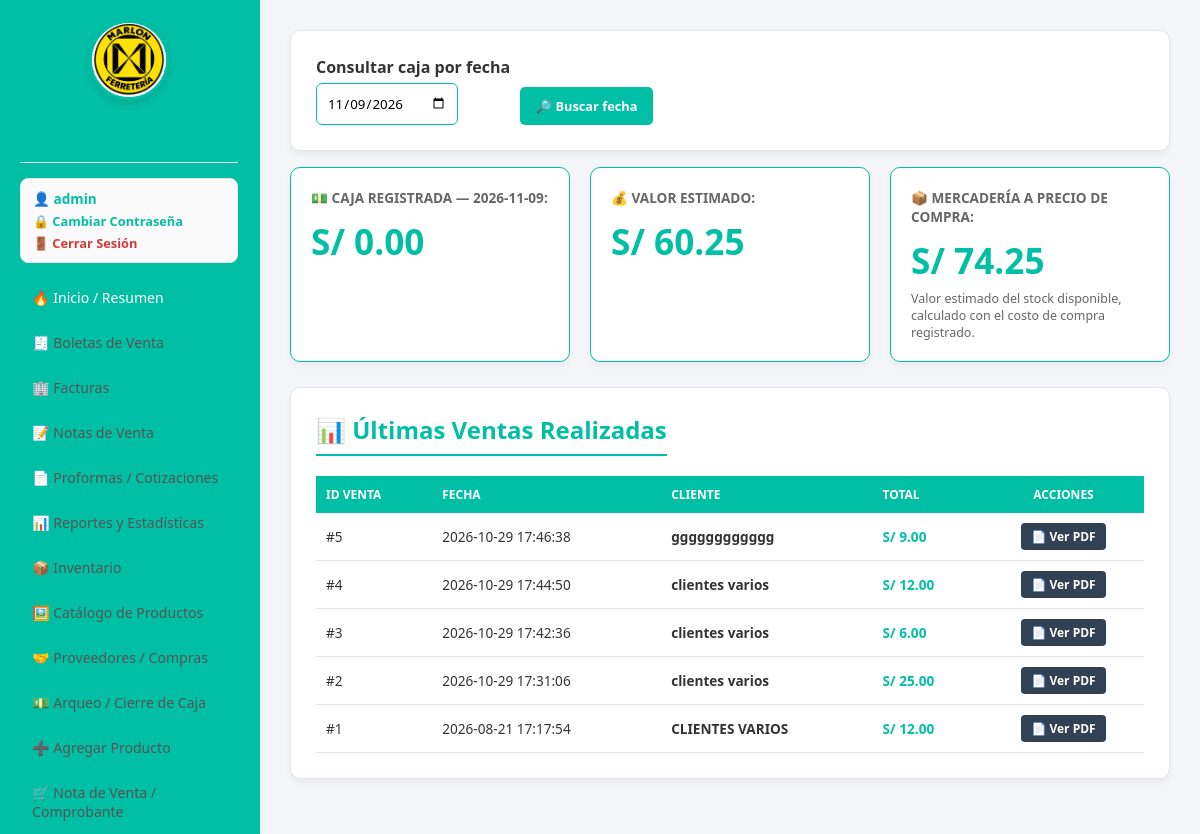
The page / (signed in) on the database its author committed.
### tables this page shows
CREATE TABLE ventas (
                    id INTEGER PRIMARY KEY AUTOINCREMENT,
                    fecha TIMESTAMP DEFAULT CURRENT_TIMESTAMP,
                    cliente TEXT NOT NULL,
                    documento TEXT,
                    tipo_comprobante TEXT DEFAULT 'NOTA',
                    total REAL NOT NULL,
                    enviado_sunat INTEGER DEFAULT 0
                , serie TEXT, correlativo INTEGER, comprobante_numero TEXT, metodo_pago TEXT DEFAULT 'Sin registrar');

### app.py (the view)
@app.route("/")
@login_required
def index():
  fecha_desde = (request.args.get("desde") or "").strip()
  fecha_hasta = (request.args.get("hasta") or "").strip()
  fecha_inicio = (request.args.get("fecha_inicio") or datetime.now().strftime("%Y-%m-%d")).strip()
  try:
    datetime.strptime(fecha_inicio, "%Y-%m-%d")
  except ValueError:
    fecha_inicio = datetime.now().strftime("%Y-%m-%d")
  for valor in (fecha_desde, fecha_hasta):
    if valor:
      try:
        datetime.strptime(valor, "%Y-%m-%d")
      except ValueError:
        if valor == fecha_desde:
          fecha_desde = ""
        if valor == fecha_hasta:
          fecha_hasta = ""
  with get_db_connection() as conn:
    cursor = conn.cursor()
    cursor.execute(
        "SELECT id, nombre, proveedor, precio_compra, precio_venta, stock, imagen FROM productos ORDER BY id DESC"
    )
    productos = cursor.fetchall()
    ganancia_estimada = sum([
        (p["precio_venta"] - p["precio_compra"]) * p["stock"] for p in productos
    ])
    hoy_str = fecha_inicio
    cursor.execute(
        """
        SELECT SUM(
            CASE
                WHEN v.total > 0 THEN v.total
                ELSE COALESCE((SELECT SUM(COALESCE(dv.subtotal, dv.cantidad * COALESCE(p.precio_venta, p.precio, 0)))
                               FROM detalle_ventas dv
                               LEFT JOIN productos p ON dv.producto_id = p.id
                               WHERE dv.venta_id = v.id), 0.0)
            END
        )
        FROM ventas v
        WHERE DATE(v.fecha) = DATE(?)
          AND UPPER(COALESCE(v.tipo_comprobante, '')) NOT IN ('PROFORMA', 'COTIZACION', 'COTIZACIÓN')
        """,
        (hoy_str,)
    )
    caja_hoy = cursor.fetchone()[0] or 0.0
    cursor.execute("SELECT SUM(stock * precio_compra) FROM productos")
    res_val_inv = cursor.fetchone()[0]
    valor_inventario = res_val_inv if res_val_inv else 0.0
    cursor.execute("SELECT COUNT(*) FROM productos WHERE stock <= 5")
    stock_bajo_count = cursor.fetchone()[0] or 0
    mes_actual = datetime.now().strftime("%Y-%m")
    cursor.execute(
        """
        SELECT SUM(
            CASE
                WHEN v.total > 0 THEN v.total
                ELSE COALESCE((SELECT SUM(COALESCE(dv.subtotal, dv.cantidad * COALESCE(p.precio_venta, p.precio, 0)))
                               FROM detalle_ventas dv
                               LEFT JOIN productos p ON dv.producto_id = p.id
                               WHERE dv.venta_id = v.id), 0.0)
            END
        )
        FROM ventas v
        WHERE v.fecha LIKE ?
        """,
        (f"{mes_actual}%",)
    )
    res_ventas_mes = cursor.fetchone()[0]
    ventas_mes_total = float(res_ventas_mes or 0.0)
    cursor.execute("""
        SELECT COALESCE(SUM(dv.cantidad * (dv.precio_unitario -
            CASE WHEN COALESCE(dv.precio_compra_unitario, 0) > 0
                 THEN dv.precio_compra_unitario ELSE COALESCE(p.precio_compra, 0) END)), 0)
        FROM detalle_ventas dv
        JOIN ventas v ON v.id = dv.venta_id
        LEFT JOIN productos p ON p.id = dv.producto_id
        WHERE v.fecha LIKE ?
    """, (f"{mes_actual}%",))
    ganancia_mes = float(cursor.fetchone()[0] or 0.0)
    cursor.execute(
        """
        SELECT v.id, v.fecha, v.cliente,
            CASE WHEN v.total > 0 THEN v.total ELSE 0.0 END AS total,
            v.tipo_comprobante, v.comprobante_numero
        FROM ventas v ORDER BY v.fecha DESC LIMIT 10
        """
    )
    ventas = cursor.fetchall()
    sql_boletas = "SELECT id, fecha, cliente, total, comprobante_numero FROM ventas WHERE UPPER(tipo_comprobante) = 'BOLETA'"
    params_boletas = []
    if fecha_desde:
      sql_boletas += " AND DATE(fecha) >= DATE(?)"
      params_boletas.append(fecha_desde)
    if fecha_hasta:
      sql_boletas += " AND DATE(fecha) <= DATE(?)"
      params_boletas.append(fecha_hasta)
    sql_boletas += " ORDER BY fecha DESC"
    cursor.execute(sql_boletas, params_boletas)
    boletas = cursor.fetchall()
    cursor.execute("SELECT id, fecha, cliente, total, comprobante_numero FROM ventas WHERE UPPER(tipo_comprobante) = 'FACTURA' ORDER BY fecha DESC")
    facturas = cursor.fetchall()
    cursor.execute("SELECT id, fecha, cliente, total, comprobante_numero FROM ventas WHERE UPPER(tipo_comprobante) IN ('NOTA', 'NOTA DE VENTA') ORDER BY fecha DESC")
    notas_venta = cursor.fetchall()
    cursor.execute("SELECT id, fecha, cliente, total FROM proformas ORDER BY id DESC")
    proformas = cursor.fetchall()
    cursor.execute("SELECT id, fecha, nro_documento, proveedor, imagen_general, total, tipo_comprobante, ruc, metodo_pago FROM compras_proveedores ORDER BY id DESC")
    compras_proveedores = cursor.fetchall()
    cursor.execute("SELECT COALESCE(SUM(total), 0) FROM compras_proveedores")
    total_compras_registradas = float(cursor.fetchone()[0] or 0)
    if not fecha_desde and not fecha_hasta:
      fecha_desde = datetime.now().strftime("%Y-%m-01")
      fecha_hasta = datetime.now().strftime("%Y-%m-%d")
    sql_reporte = "SELECT COALESCE(SUM(CASE WHEN total > 0 THEN total ELSE 0 END), 0) FROM ventas WHERE 1=1"
    params_reporte = []
    if fecha_desde:
      sql_reporte += " AND DATE(fecha) >= DATE(?)"
      params_reporte.append(fecha_desde)
    if fecha_hasta:
      sql_reporte += " AND DATE(fecha) <= DATE(?)"
      params_reporte.append(fecha_hasta)
    cursor.execute(sql_reporte, params_reporte)
    ventas_periodo = float(cursor.fetchone()[0] or 0)
    sql_ganancia = """
        SELECT COALESCE(SUM(dv.cantidad * (dv.precio_unitario -
            CASE WHEN COALESCE(dv.precio_compra_unitario, 0) > 0
                 THEN dv.precio_compra_unitario ELSE COALESCE(p.precio_compra, 0) END)), 0)
        FROM detalle_ventas dv
        JOIN ventas v ON v.id = dv.venta_id
        LEFT JOIN productos p ON p.id = dv.producto_id
        WHERE 1=1
    """
    params_ganancia = []
    if fecha_desde:
      sql_ganancia += " AND DATE(v.fecha) >= DATE(?)"
      params_ganancia.append(fecha_desde)
    if fecha_hasta:
      sql_ganancia += " AND DATE(v.fecha) <= DATE(?)"
      params_ganancia.append(fecha_hasta)
    cursor.execute(sql_ganancia, params_ganancia)
    ganancia_periodo = float(cursor.fetchone()[0] or 0.0)
    costo_periodo = ventas_periodo - ganancia_periodo
    porcentaje_sobre_ventas = (ganancia_periodo / ventas_periodo * 100) if ventas_periodo else 0.0
    porcentaje_sobre_costo = (ganancia_periodo / costo_periodo * 100) if costo_periodo > 0 else 0.0
    anio_grafico = request.args.get("anio", str(datetime.now().year))
    try:
      anio_grafico = int(anio_grafico)
      if anio_grafico < 2000 or anio_grafico > 2100: raise ValueError
    except (TypeError, ValueError):
      anio_grafico = datetime.now().year
    nombres_meses = ["Enero", "Febrero", "Marzo", "Abril", "Mayo", "Junio", "Julio", "Agosto", "Septiembre", "Octubre", "Noviembre", "Diciembre"]
    cursor.execute("""
        SELECT CAST(strftime('%m', fecha) AS INTEGER) AS mes,
               SUM(CASE WHEN total > 0 THEN total ELSE 0 END) AS total_mes
        FROM ventas WHERE strftime('%Y', fecha) = ? GROUP BY strftime('%m', fecha)
    """, (str(anio_grafico),))
    ventas_por_mes = {int(row["mes"]): float(row["total_mes"] or 0) for row in cursor.fetchall()}
    ventas_mensuales = [{"mes": nombre, "ventas": ventas_por_mes.get(i, 0.0)} for i, nombre in enumerate(nombres_meses, 1)]
    max_ventas_mensuales = max([fila["ventas"] for fila in ventas_mensuales] or [0]) or 1
  return render_template(
      "index.html",
      productos=productos,
      ventas=ventas,
      boletas=boletas,
      facturas=facturas,
      notas_venta=notas_venta,
      proformas=proformas,
       compras_proveedores=compras_proveedores,
       total_compras_registradas=total_compras_registradas,
       ganancia_estimada=ganancia_estimada,
      caja_hoy=caja_hoy,
      fecha_inicio=fecha_inicio,
      valor_inventario=valor_inventario,
      stock_bajo_count=stock_bajo_count,
      ganancia_mes=ganancia_mes,
      fecha_desde=fecha_desde,
      fecha_hasta=fecha_hasta,
      ventas_periodo=ventas_periodo,
      ganancia_periodo=ganancia_periodo,
      costo_periodo=costo_periodo,
      porcentaje_sobre_ventas=porcentaje_sobre_ventas,
      porcentaje_sobre_costo=porcentaje_sobre_costo,
      anio_grafico=anio_grafico,
      ventas_mensuales=ventas_mensuales,
      max_ventas_mensuales=max_ventas_mensuales,
  )

### templates/index.html (shortened to what this page needs)
<!DOCTYPE html>
<html lang="es">
<head>
</head>
<body>
    <div class="sidebar" id="sidebarMenu">
        <div class="logo-container">
            <div class="logo-img-wrapper">
                <img src="/static/logo.jpg" alt="Logo" class="logo-img" onerror="this.onerror=null; this.src='https://via.placeholder.com/80';">
            </div>
            <div class="logo-text">Ferretería<br>Marlon</div>
        </div>
        <div class="user-info-box">
            <div style="color: #555; margin-bottom: 4px;">👤 <span style="color: #00BFA5; font-weight: bold;">{{ session.get('username', 'Invitado') }}</span></div>
            <a href="{{ url_for('cambiar_password') }}" style="color: #00BFA5; text-decoration: none; font-size: 0.8rem; font-weight: bold; display: block; margin-bottom: 3px;">🔒 Cambiar Contraseña</a>
            <a href="/logout" style="color: #d93838; text-decoration: none; font-size: 0.8rem; font-weight: bold; display: inline-block;">🚪 Cerrar Sesión</a>
        </div>
        <ul class="menu-nav">
            <li><a id="btnTabInicio" class="menu-item active" onclick="cambiarSeccion('inicio')">🔥 Inicio / Resumen</a></li>
            <li><a id="btnTabBoletas" class="menu-item" onclick="cambiarSeccion('boletas')">🧾 Boletas de Venta</a></li>
            <li><a id="btnTabFacturas" class="menu-item" onclick="cambiarSeccion('facturas')">🏢 Facturas</a></li>
            <li><a id="btnTabNotasVenta" class="menu-item" onclick="cambiarSeccion('notasVenta')">📝 Notas de Venta</a></li>
            <li><a id="btnTabProformas" class="menu-item" onclick="cambiarSeccion('proformas')">📄 Proformas / Cotizaciones</a></li>
            <li><a id="btnTabReportes" class="menu-item" onclick="cambiarSeccion('reportes')">📊 Reportes y Estadísticas</a></li>
            <li><a id="btnTabInventario" class="menu-item" onclick="cambiarSeccion('inventario')">📦 Inventario</a></li>
            <li><a id="btnTabCatalogo" class="menu-item" onclick="cambiarSeccion('catalogo')">🖼️ Catálogo de Productos</a></li>
            <li><a id="btnTabProveedores" class="menu-item" onclick="cambiarSeccion('proveedores')">🤝 Proveedores / Compras</a></li>
            <li><a id="btnTabArqueo" class="menu-item" onclick="cambiarSeccion('arqueo')">💵 Arqueo / Cierre de Caja</a></li>
            <li><a class="menu-item" onclick="abrirModalProducto()">➕ Agregar Producto</a></li>
            <li><a class="menu-item" onclick="abrirModalVenta()">🛒 Nota de Venta / Comprobante</a></li>
        </ul>
    </div>
    <div class="main-content">
        <div id="seccionInicio" class="tab-content active">
            <div class="section-box" style="display:flex;gap:12px;align-items:end;flex-wrap:wrap;margin-bottom:16px;">
                <form method="GET" action="/" style="display:flex;gap:10px;align-items:end;flex-wrap:wrap;">
                    <div><label for="fecha_inicio" style="display:block;font-weight:600;margin-bottom:5px;">Consultar caja por fecha</label><input type="date" id="fecha_inicio" name="fecha_inicio" value="{{ fecha_inicio }}" style="padding:10px;border:1px solid #00BFA5;border-radius:6px;"></div>
                    <button type="submit" class="btn-action" style="background:#00BFA5;color:white;padding:10px 16px;">🔎 Buscar fecha</button>
                </form>
            </div>
            <div class="cards-grid">
                <div class="card">
                    <div class="card-title">💵 CAJA REGISTRADA — {{ fecha_inicio }}:</div>
                    <div class="card-value">S/ {{ "%.2f"|format(caja_hoy) }}</div>
                </div>
                <div class="card">
                    <div class="card-title">💰 VALOR ESTIMADO:</div>
                    <div class="card-value">S/ {{ "%.2f"|format(ganancia_estimada) }}</div>
                </div>
                <div class="card">
                    <div class="card-title">📦 MERCADERÍA A PRECIO DE COMPRA:</div>
                    <div class="card-value">S/ {{ "%.2f"|format(valor_inventario) }}</div>
                    <div style="font-size:0.78rem;color:#666;margin-top:6px;">Valor estimado del stock disponible, calculado con el costo de compra registrado.</div>
                </div>
            </div>
            <div class="section-box">
                <div class="section-title">📊 Últimas Ventas Realizadas</div>
                <div class="table-container">
                    <table>
                        <thead>
                            <tr>
                                <th>ID VENTA</th><th>FECHA</th><th>CLIENTE</th><th>TOTAL</th><th style="text-align: center;">ACCIONES</th>
                            </tr>
                        </thead>
                        <tbody>
                            {% for v in ventas %}
                            <tr>
                                <td>#{{ v[0] }}</td>
                                <td>{{ v[1] }}</td>
                                <td><b>{{ v[2].split('(Doc:')[0].strip() if '(' in v[2] else v[2] }}</b></td>
                                <td style="color: #00BFA5; font-weight: bold;">S/ {{ "%.2f"|format(v[3]) }}</td>
                                <td style="text-align: center;">
                                    <button type="button" class="btn-ticket" data-id="{{ v[0] }}" data-fecha="{{ v[1] }}" data-cliente="{{ v[2]|e }}" data-total="{{ v[3] }}" onclick="abrirComprobanteDesdeBoton(this)">
                                        📄 Ver PDF
                                    </button>
                                </td>
                            </tr>
                            {% else %}
                            <tr><td colspan="5" style="text-align: center; color: #888; padding: 20px;">No hay ventas registradas.</td></tr>
                            {% endfor %}
                        </tbody>
                    </table>
                </div>
            </div>
        </div>
    </div>
</body>
</html>

### rows shown on the page
ventas: id "5", fecha "2026-10-29 17:46:38", cliente "gggggggggggg", total "9.00"
ventas: id "4", fecha "2026-10-29 17:44:50", cliente "clientes varios", total "12.00"
ventas: id "3", fecha "2026-10-29 17:42:36", cliente "clientes varios", total "6.00"
ventas: id "2", fecha "2026-10-29 17:31:06", cliente "clientes varios", total "25.00"
ventas: id "1", fecha "2026-08-21 17:17:54", cliente "CLIENTES VARIOS", total "12.00"

### other values the page prints
{{ session.get('username', 'Invitado') }} "admin"
{{ fecha_inicio }} "2026-11-09"
{{ "%.2f"|format(caja_hoy) }} "0.00"
{{ "%.2f"|format(ganancia_estimada) }} "60.25"
{{ "%.2f"|format(valor_inventario) }} "74.25"
